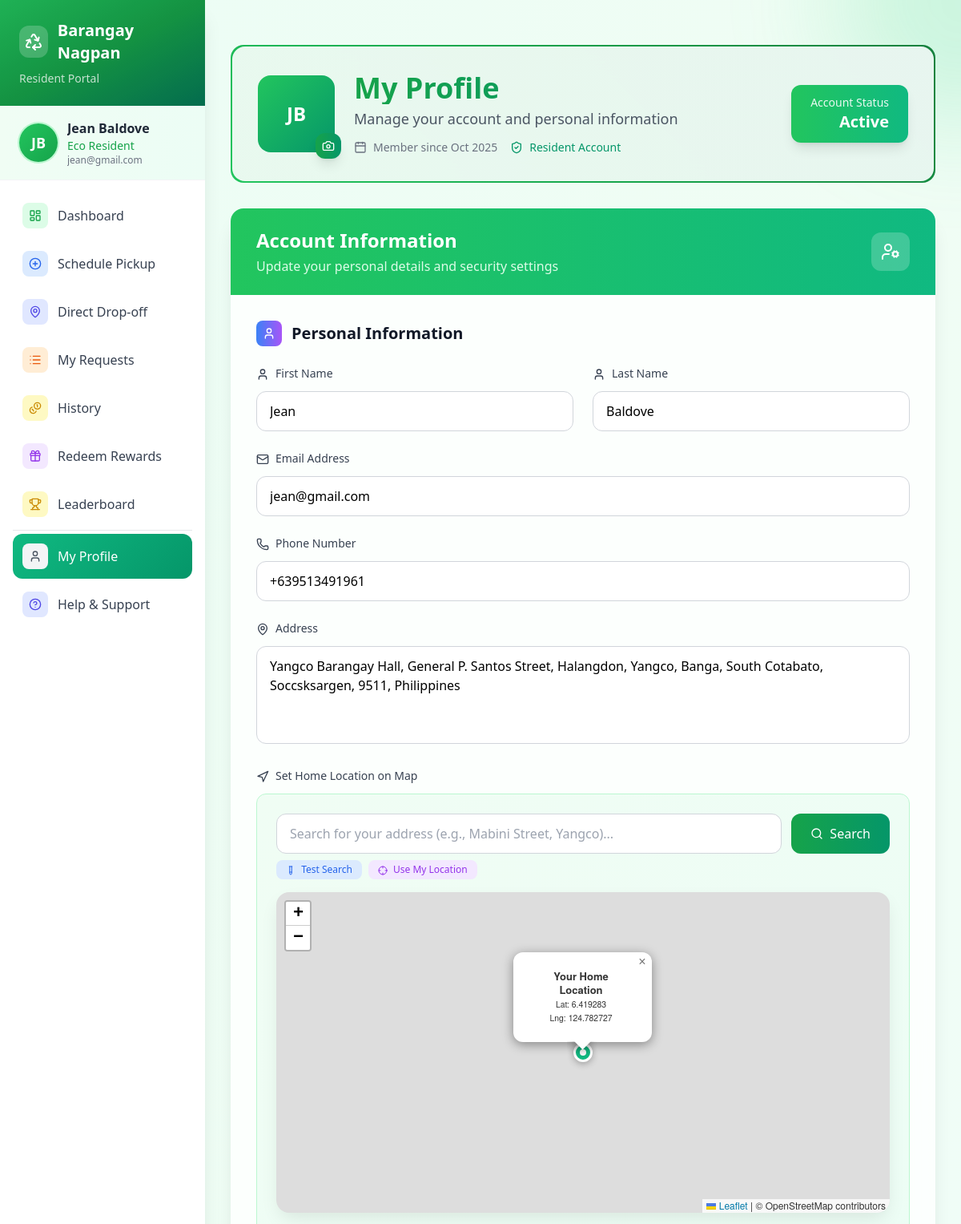
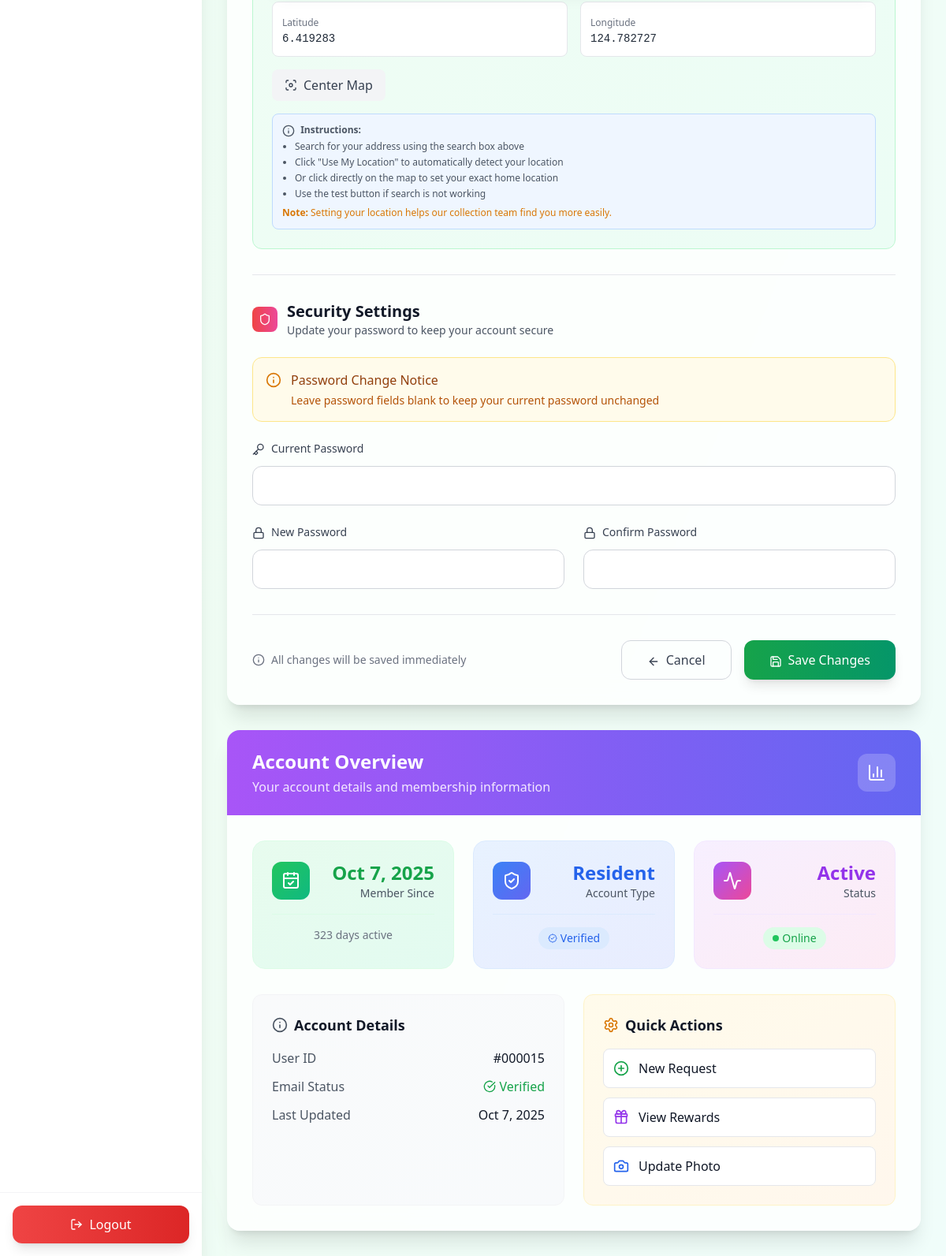
The page /resident/resident_profile.php (signed in) on the database its author committed (2 pictures, top to bottom).
### tables this page shows
CREATE TABLE `system_settings` (
  `setting_id` int(11) NOT NULL,
  `setting_key` varchar(100) NOT NULL,
  `setting_value` text DEFAULT NULL,
  `created_at` timestamp NOT NULL DEFAULT current_timestamp(),
  `updated_at` timestamp NOT NULL DEFAULT current_timestamp() ON UPDATE current_timestamp()
);

CREATE TABLE `users` (
  `user_id` int(11) NOT NULL,
  `first_name` varchar(15) NOT NULL,
  `last_name` varchar(15) NOT NULL,
  `email` varchar(30) NOT NULL,
  `phone` varchar(13) NOT NULL,
  `address` text NOT NULL,
  `password` varchar(255) NOT NULL,
  `profile_photo` varchar(255) DEFAULT NULL,
  `role` enum('admin','worker','resident') NOT NULL DEFAULT 'resident',
  `purok_id` int(11) DEFAULT NULL,
  `created_at` timestamp NOT NULL DEFAULT current_timestamp(),
  `latitude` decimal(10,7) DEFAULT NULL,
  `longitude` decimal(10,7) DEFAULT NULL
);

### resident/resident_profile.php (the view, shortened to what the rows shown need)
<?php
require_once '../config/database.php';
require_once '../includes/system_functions.php';
$user_id = $_SESSION['user_id'];
$stmt = prepare_statement($conn, "SELECT * FROM users WHERE user_id = ?");
$stmt->bind_param("i", $user_id);
$stmt->execute();
$user = $stmt->get_result()->fetch_assoc();
?>
<!DOCTYPE html>
<html lang="en">
<head>
    <script src="https://cdn.tailwindcss.com"></script>
    <link rel="stylesheet" href="https://unpkg.com/leaflet@1.9.4/dist/leaflet.css"
 />
    <link rel="stylesheet" href="assets/css/profile.css">
</head>
<body class="bg-gradient-to-br from-emerald-50 via-green-50 to-teal-50 min-h-screen relative overflow-x-hidden">`
    <?php include 'resident_sidebar.php'; ?>
    <div class="ml-64 p-8 relative z-10">
        <div class="max-w-5xl mx-auto">
            <div class="gradient-border mb-8 slide-up">
                <div class="bg-white/95 backdrop-blur-lg rounded-2xl p-8 relative overflow-hidden">
                    <div class="relative z-10">
                        <div class="flex items-center justify-between">
                            <div class="flex items-center space-x-6">
                                <div class="relative group">
                                    <?php if ($user['profile_photo']): ?>
                                        <img src="../uploads/profiles/thumbs/<?php echo htmlspecialchars($user['profile_photo']); ?>"
                                             alt="Profile Photo"
                                             class="w-24 h-24 rounded-2xl object-cover ring-4 ring-green-200/50 group-hover:ring-green-300/70 transition-all duration-300 pulse-glow">
                                    <?php else: ?>
                                        <div class="w-24 h-24 bg-gradient-to-br from-green-500 to-emerald-600 rounded-2xl flex items-center justify-center pulse-glow group-hover:scale-105 transition-all duration-300">
                                            <span class="text-white font-bold text-2xl">
                                                <?php echo strtoupper(substr($user['first_name'], 0, 1) . substr($user['last_name'], 0, 1)); ?>
                                            </span>
                                        </div>
                                    <?php endif; ?>
                                </div>
                                <div>
                                    <h1 class="text-4xl font-bold bg-gradient-to-r from-green-600 to-emerald-600 bg-clip-text text-transparent">
                                    </h1>
                                    <div class="flex items-center space-x-4 mt-3">
                                        <div class="flex items-center space-x-2 text-sm text-gray-500">
                                            <i data-lucide="calendar" class="w-4 h-4"></i>
                                            <span>Member since <?php echo date('M Y', strtotime($user['created_at'])); ?></span>
                                        </div>
                                        <div class="flex items-center space-x-2 text-sm text-emerald-600">
                                            <i data-lucide="shield-check" class="w-4 h-4"></i>
                                            <span class="font-medium"><?php echo ucfirst($user['role']); ?> Account</span>
                                        </div>
                                    </div>
                                </div>
                            </div>
                        </div>
                    </div>
                </div>
            </div>
            <div class="bg-white/80 backdrop-blur-lg rounded-2xl shadow-xl overflow-hidden card-hover slide-up">
                <div class="bg-gradient-to-r from-green-500 to-emerald-500 px-8 py-6">
                    <div class="flex items-center justify-between">
                        <div>
                            <h2 class="text-2xl font-bold text-white">Account Information</h2>
                        </div>
                    </div>
                </div>
                <form method="POST" class="p-8 space-y-8">
                    <div class="space-y-6">
                        <div class="grid grid-cols-1 md:grid-cols-2 gap-6">
                            <div class="group">
                                <label for="first_name" class="block text-sm font-medium text-gray-700 mb-3 group-hover:text-green-600 transition-colors">
                                    <i data-lucide="user" class="w-4 h-4 inline mr-2"></i>First Name
                                </label>
                                <input type="text" id="first_name" name="first_name"
                                       value="<?php echo htmlspecialchars($user['first_name']); ?>"
                                       class="w-full px-4 py-3 border border-gray-300 rounded-xl focus:ring-2 focus:ring-green-500 focus:border-green-500 input-focus transition-all duration-300"
                                       required>
                            </div>
                            <div class="group">
                                <label for="last_name" class="block text-sm font-medium text-gray-700 mb-3 group-hover:text-green-600 transition-colors">
                                    <i data-lucide="user" class="w-4 h-4 inline mr-2"></i>Last Name
                                </label>
                                <input type="text" id="last_name" name="last_name"
                                       value="<?php echo htmlspecialchars($user['last_name']); ?>"
                                       class="w-full px-4 py-3 border border-gray-300 rounded-xl focus:ring-2 focus:ring-green-500 focus:border-green-500 input-focus transition-all duration-300"
                                       required>
                            </div>
                        </div>
                        <div class="group">
                            <label for="email" class="block text-sm font-medium text-gray-700 mb-3 group-hover:text-green-600 transition-colors">
                                <i data-lucide="mail" class="w-4 h-4 inline mr-2"></i>Email Address
                            </label>
                            <input type="email" id="email" name="email"
                                   value="<?php echo htmlspecialchars($user['email']); ?>"
                                   class="w-full px-4 py-3 border border-gray-300 rounded-xl focus:ring-2 focus:ring-green-500 focus:border-green-500 input-focus transition-all duration-300"
                                   required>
                        </div>
                        <div class="group">
                            <label for="phone" class="block text-sm font-medium text-gray-700 mb-3 group-hover:text-green-600 transition-colors">
                                <i data-lucide="phone" class="w-4 h-4 inline mr-2"></i>Phone Number
                            </label>
                            <input type="tel" id="phone" name="phone"
                                   value="<?php echo htmlspecialchars($user['phone']); ?>"
                                   class="w-full px-4 py-3 border border-gray-300 rounded-xl focus:ring-2 focus:ring-green-500 focus:border-green-500 input-focus transition-all duration-300"
                                   required>
                        </div>
                        <div class="group">
                            <label for="address" class="block text-sm font-medium text-gray-700 mb-3 group-hover:text-green-600 transition-colors">
                                <i data-lucide="map-pin" class="w-4 h-4 inline mr-2"></i>Address
                            </label>
                            <textarea id="address" name="address" rows="4"
                                      class="w-full px-4 py-3 border border-gray-300 rounded-xl focus:ring-2 focus:ring-green-500 focus:border-green-500 input-focus transition-all duration-300 resize-none"
                                      required><?php echo htmlspecialchars($user['address']); ?></textarea>
                        </div>
                        <div class="group">
                            <div class="bg-gradient-to-br from-green-50 to-emerald-50 border border-green-200 rounded-xl p-6 space-y-4">
                                <div class="grid grid-cols-2 gap-4">
                                    <div class="bg-white rounded-lg p-3 border">
                                        <label class="text-xs text-gray-500 font-medium">Latitude</label>
                                        <div id="latitude-display" class="text-sm font-mono text-gray-800">
                                            <?php echo $user['latitude'] ? number_format($user['latitude'], 6) : 'Not set'; ?>
                                        </div>
                                    </div>
                                    <div class="bg-white rounded-lg p-3 border">
                                        <label class="text-xs text-gray-500 font-medium">Longitude</label>
                                        <div id="longitude-display" class="text-sm font-mono text-gray-800">
                                            <?php echo $user['longitude'] ? number_format($user['longitude'], 6) : 'Not set'; ?>
                                        </div>
                                    </div>
                                </div>
                            </div>
                        </div>
                    </div>
                </form>
            </div>
            <div class="bg-white/80 backdrop-blur-lg rounded-2xl shadow-xl overflow-hidden card-hover slide-up mt-8">
                <div class="p-8">
                    <div class="grid grid-cols-1 md:grid-cols-3 gap-6">
                        <div class="group relative overflow-hidden bg-gradient-to-br from-green-50 to-emerald-50 rounded-2xl p-6 border border-green-100 hover:border-green-200 transition-all duration-300 card-hover">
                            <div class="relative z-10">
                                <div class="flex items-center justify-between mb-4">
                                    <div class="text-right">
                                        <div class="text-2xl font-bold text-green-600"><?php echo date('M j, Y', strtotime($user['created_at'])); ?></div>
                                        <div class="text-sm text-gray-600">Member Since</div>
                                    </div>
                                </div>
                                <div class="text-center pt-4 border-t border-green-100">
                                    <div class="text-sm text-gray-500">
                                        <?php
                                        $memberSince = new DateTime($user['created_at']);
                                        $now = new DateTime();
                                        $diff = $now->diff($memberSince);
                                        echo $diff->days . ' days active';
                                        ?>
                                    </div>
                                </div>
                            </div>
                        </div>
                        <div class="group relative overflow-hidden bg-gradient-to-br from-blue-50 to-indigo-50 rounded-2xl p-6 border border-blue-100 hover:border-blue-200 transition-all duration-300 card-hover">
                            <div class="relative z-10">
                                <div class="flex items-center justify-between mb-4">
                                    <div class="text-right">
                                        <div class="text-2xl font-bold text-blue-600"><?php echo ucfirst($user['role']); ?></div>
                                        <div class="text-sm text-gray-600">Account Type</div>
                                    </div>
                                </div>
                            </div>
                        </div>
                    </div>
                    <div class="mt-8 grid grid-cols-1 md:grid-cols-2 gap-6">
                        <div class="bg-gradient-to-br from-gray-50 to-slate-50 rounded-xl p-6 border border-gray-100">
                            <div class="space-y-3">
                                <div class="flex justify-between items-center">
                                    <span class="text-gray-600">User ID</span>
                                    <span class="font-medium text-gray-900">#<?php echo str_pad($user['user_id'], 6, '0', STR_PAD_LEFT); ?></span>
                                </div>
                                <div class="flex justify-between items-center">
                                    <span class="text-gray-600">Last Updated</span>
                                    <span class="font-medium text-gray-900"><?php echo date('M j, Y', strtotime($user['updated_at'] ?? $user['created_at'])); ?></span>
                                </div>
                            </div>
                        </div>
                    </div>
                </div>
            </div>
        </div>
    </div>
</body>
</html>

### resident/resident_sidebar.php (shortened to what the rows shown need)
<?php
require_once '../config/database.php';
require_once '../includes/system_functions.php';
$user_id = $_SESSION['user_id'];
$stmt = prepare_statement($conn, "SELECT first_name, last_name, email, phone, address, profile_photo FROM users WHERE user_id = ?");
$stmt->bind_param("i", $user_id);
$stmt->execute();
$user_data = $stmt->get_result()->fetch_assoc();
$system_name = getSystemSetting($conn, 'barangay_name', 'BoteBank');
$system_logo = getSystemSetting($conn, 'barangay_logo', '');
$profile_display = getUserProfileDisplay($user_data);
?>
<!DOCTYPE html>
<html lang="en">
<head>
<script src="https://cdn.tailwindcss.com"></script>
</head>
<body class="bg-gray-50 font-sans">
<div class="fixed left-0 top-0 h-full w-64 bg-white shadow-xl flex flex-col z-50">
    <div class="bg-gradient-to-br from-green-500 via-green-600 to-emerald-700 p-6 relative overflow-hidden">
        <div class="relative z-10 flex items-center space-x-3 mb-2">
            <?php if (file_exists("../uploads/$system_logo")): ?>
                <img src="../uploads/<?php echo htmlspecialchars($system_logo); ?>" class="w-10 h-10 rounded-xl object-cover bg-white bg-opacity-20 p-1" alt="System Logo">
            <?php else: ?>
                <div class="w-10 h-10 bg-white bg-opacity-20 rounded-xl flex items-center justify-center">
                    <i data-lucide="recycle" class="w-6 h-6 text-white"></i>
                </div>
            <?php endif; ?>
            <h1 class="text-xl font-bold text-white"><?php echo htmlspecialchars($system_name); ?></h1>
        </div>
    </div>
    <div class="px-6 py-4 border-b border-gray-100 bg-gradient-to-r from-green-50 to-emerald-50 flex items-center space-x-3">
        <?php if ($profile_display['type'] === 'photo'): ?>
            <img src="../uploads/profiles/thumbs/<?php echo htmlspecialchars($profile_display['value']); ?>" class="w-12 h-12 rounded-full object-cover ring-2 ring-green-200">
        <?php else: ?>
            <div class="w-12 h-12 bg-gradient-to-br from-green-500 to-green-600 rounded-full flex items-center justify-center ring-2 ring-green-200">
                <span class="text-white font-bold text-lg"><?php echo htmlspecialchars($profile_display['value']); ?></span>
            </div>
        <?php endif; ?>
        <div class="flex-1 min-w-0">
            <p class="font-semibold text-gray-800 truncate"><?php echo htmlspecialchars($user_data['first_name'].' '.$user_data['last_name']); ?></p>
            <p class="text-sm text-green-600 font-medium">Eco Resident</p>
            <p class="text-xs text-gray-500 truncate"><?php echo htmlspecialchars($user_data['email']); ?></p>
        </div>
    </div>
</div>
</body>
</html>

### rows shown on the page
system_settings: setting_value "Barangay Nagpan"
users: first_name+last_name "JB", first_name+last_name "Jean Baldove", email "jean@gmail.com", created_at "Oct 2025", role "Resident", first_name "Jean", last_name "Baldove", phone "+639513491961", address "Yangco Barangay Hall, General P. Santos Street, Halangdon, Yangco, Banga, South Cotabato, Soccsksargen, 9511, Philippines", latitude "6.419283", longitude "124.782727", created_at "Oct 7, 2025", created_at "323", user_id "000015"

### other values the page prints
$link['label'] "Dashboard"
$link['label'] "Schedule Pickup"
$link['label'] "Direct Drop-off"
$link['label'] "My Requests"
$link['label'] "History"
$link['label'] "Redeem Rewards"
$link['label'] "Leaderboard"
$link['label'] "My Profile"
$link['label'] "Help & Support"
